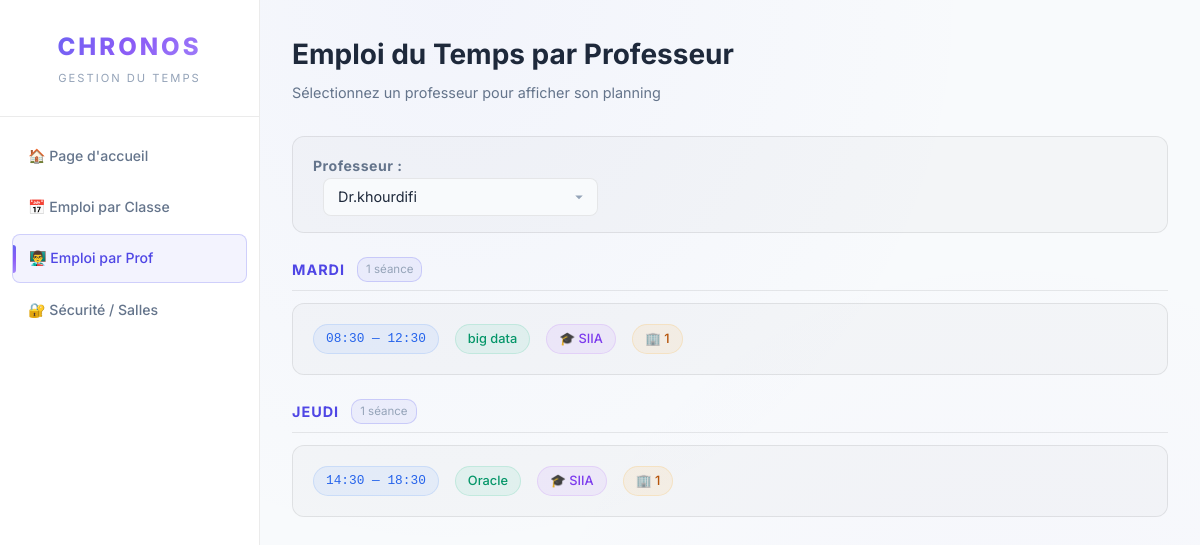
The page /WebApp/TIMETABLE_APP/views/emploi_prof.php?id_prof=1 on the database its author committed.
### tables this page shows
CREATE TABLE `EMPLOI_DU_TEMPS` (
  `ID_EMPLOI` int(11) NOT NULL,
  `ID_PROF` int(11) DEFAULT NULL,
  `ID_COURS` int(11) DEFAULT NULL,
  `ID_SALLE` int(11) DEFAULT NULL,
  `ID_CLASSE` int(11) DEFAULT NULL,
  `JOUR` varchar(20) DEFAULT NULL,
  `HEURE_DEB` time DEFAULT NULL,
  `HEURE_FIN` time DEFAULT NULL
);

CREATE TABLE `COURS` (
  `ID_COURS` int(11) NOT NULL,
  `NOM_COURS` varchar(100) NOT NULL
);

CREATE TABLE `CLASSE` (
  `ID_CLASSE` int(11) NOT NULL,
  `NUMERO` varchar(50) NOT NULL
);

CREATE TABLE `SALLE` (
  `ID_SALLE` int(11) NOT NULL,
  `NOM_SALLE` varchar(100) NOT NULL,
  `CAPACITE` int(11) NOT NULL
);

### WebApp/TIMETABLE_APP/views/emploi_prof.php (the view, shortened to what this page needs)
<?php
include __DIR__ . "/../../config/db.php";
$profs_res = $conn->query("SELECT * FROM PROF ORDER BY NOM_PROF");
$id_prof = $_GET['id_prof'] ?? null;
$emplois = null;
if ($id_prof) {
    $sql = "SELECT e.*, c.NUMERO as NOM_CLASSE, co.NOM_COURS, s.NOM_SALLE,
            TIME_FORMAT(e.HEURE_DEB, '%H:%i') as hd, TIME_FORMAT(e.HEURE_FIN, '%H:%i') as hf
            FROM EMPLOI_DU_TEMPS e
            LEFT JOIN CLASSE c ON e.ID_CLASSE = c.ID_CLASSE LEFT JOIN COURS co ON e.ID_COURS = co.ID_COURS
            LEFT JOIN SALLE s ON e.ID_SALLE = s.ID_SALLE
            WHERE e.ID_PROF = ?
            ORDER BY FIELD(e.JOUR, 'Lundi','Mardi','Mercredi','Jeudi','Vendredi','Samedi'), e.HEURE_DEB";
    $stmt = $conn->prepare($sql);
    $stmt->bind_param("i", $id_prof);
    $stmt->execute();
    $emplois = $stmt->get_result();
}
?>
<!DOCTYPE html>
<html lang="fr">
<head>
    <link rel="stylesheet" href="../assets/style.css?v=2">
</head>
<body>
    <div class="sidebar">
        <div class="sidebar-header">
            <div class="brand">CHRONOS</div>
            <div class="brand-sub">Gestion du temps</div>
        </div>
        <div class="sidebar-menu">
            <a href="../index.php">🏠 Page d'accueil</a>
            <a href="emploi_classe.php">📅 Emploi par Classe</a>
            <a href="emploi_prof.php" class="active">👨‍🏫 Emploi par Prof</a>
            <a href="securite.php">🔐 Sécurité / Salles</a>
        </div>
    </div>
    <div class="main-content">
        <div class="page-header">
            <div>
                <h2>Emploi du Temps par Professeur</h2>
                <p class="subtitle">Sélectionnez un professeur pour afficher son planning</p>
            </div>
        </div>
        <div class="filter-section">
            <form method="GET">
                <label><strong>Professeur :</strong></label>
                <select name="id_prof" onchange="this.form.submit()" style="margin-left:10px;">
                    <?php while($p = $profs_res->fetch_assoc()): ?>
                        <option value="<?= $p['ID_PROF'] ?>" <?= $id_prof == $p['ID_PROF'] ? 'selected' : '' ?>>
                            <?= htmlspecialchars($p['NOM_PROF']) ?>
                        </option>
                    <?php endwhile; ?>
                </select>
            </form>
        </div>
        <?php if ($id_prof && $emplois && $emplois->num_rows > 0): ?>
            <?php
            $grouped = [];
            while($row = $emplois->fetch_assoc()) { $grouped[$row['JOUR']][] = $row; }
            ?>
            <?php foreach($grouped as $day => $sessions): ?>
                <div class="day-group">
                    <div class="day-group-header">
                        <span class="day-name"><?= htmlspecialchars($day) ?></span>
                        <span class="day-count"><?= count($sessions) ?> séance<?= count($sessions)>1?'s':'' ?></span>
                    </div>
                    <div class="schedule-list">
                        <?php foreach($sessions as $s): ?>
                            <div class="session-card">
                                <div class="session-main">
                                    <span class="session-chip chip-time"><?= $s['hd'] ?> — <?= $s['hf'] ?></span>
                                    <span class="session-chip chip-course"><?= htmlspecialchars($s['NOM_COURS']) ?></span>
                                    <span class="session-chip chip-class">🎓 <?= htmlspecialchars($s['NOM_CLASSE']) ?></span>
                                    <span class="session-chip chip-room">🏢 <?= htmlspecialchars($s['NOM_SALLE']) ?></span>
                                </div>
                            </div>
                        <?php endforeach; ?>
                    </div>
                </div>
            <?php endforeach; ?>
        <?php elseif($id_prof): ?>
            <div class="empty-state">Ce professeur n'a aucune séance cette semaine.</div>
        <?php endif; ?>
    </div>
</body>
</html>

### rows shown on the page
emploi_du_temps: hd "08:30", hf "12:30", ID_COURS.NOM_COURS "big data", ID_CLASSE.NUMERO "SIIA", ID_SALLE.NOM_SALLE "1"
emploi_du_temps: hd "14:30", hf "18:30", ID_COURS.NOM_COURS "Oracle", ID_CLASSE.NUMERO "SIIA", ID_SALLE.NOM_SALLE "1"

### other values the page prints
$day "MARDI"
count($sessions) "1"
$day "JEUDI"
form field id_prof "Dr.khourdifi"
